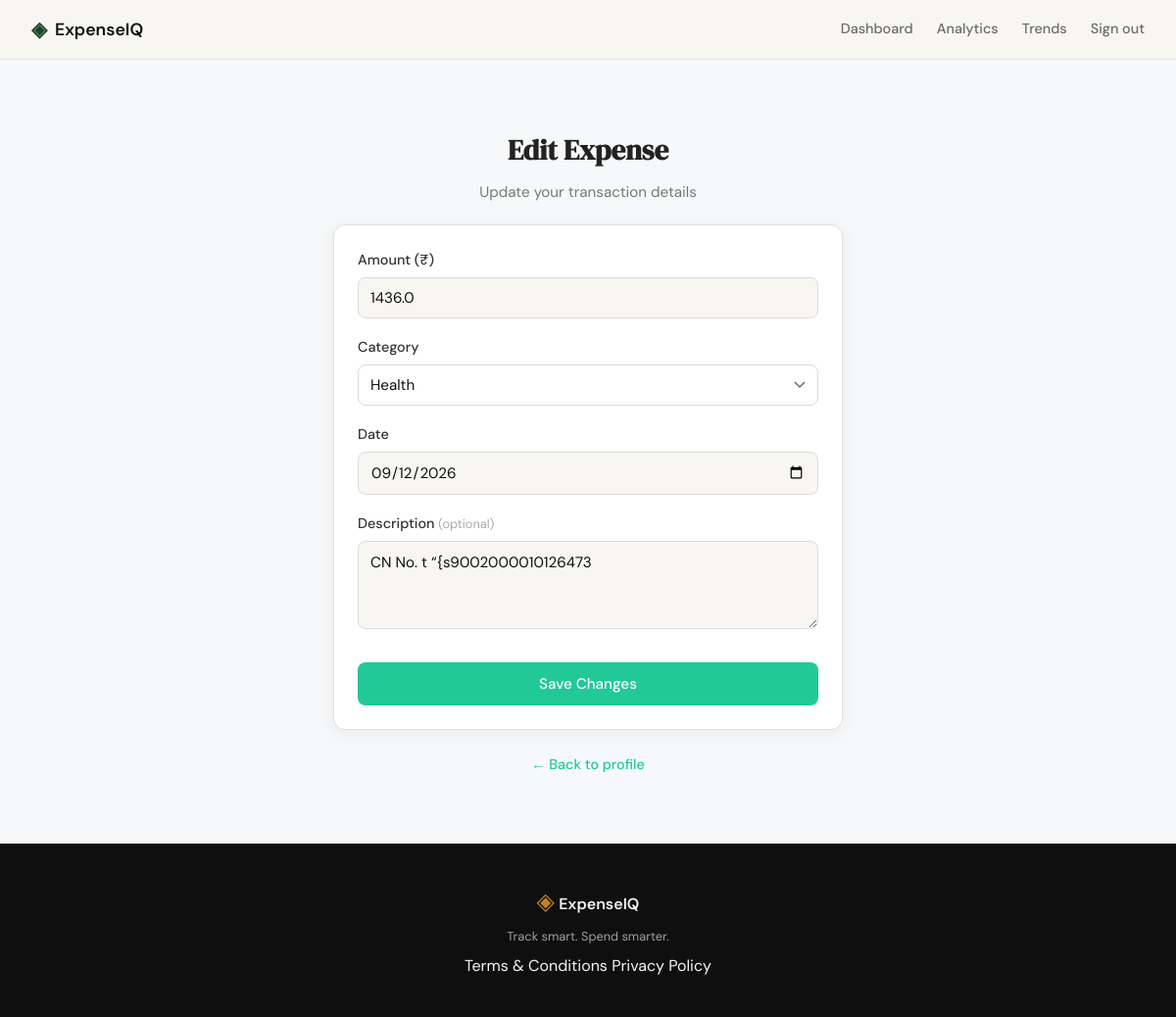
The page /expenses/59/edit (signed in) on the database its author committed.
### tables this page shows
CREATE TABLE expenses (
            id          INTEGER PRIMARY KEY AUTOINCREMENT,
            user_id     INTEGER NOT NULL REFERENCES users(id),
            amount      REAL    NOT NULL,
            category    TEXT    NOT NULL,
            date        TEXT    NOT NULL,
            description TEXT,
            created_at  TEXT    DEFAULT (datetime('now'))
        );

### routes/expenses.py (the view, shortened to what this page needs)
@expense_bp.route("/expenses/<int:id>/edit", methods=["GET", "POST"])
def edit_expense(id):
    if not session.get("user_id"):
        return redirect(url_for("auth.login"))
    expense = get_expense_by_id(id, session["user_id"])
    if expense is None:
        abort(404)
    if request.method == "GET":
        return render_template(
            "edit_expense.html",
            expense=expense,
            categories=CATEGORIES,
            form={}
        )

### database/db.py (called while the page is built)
def get_db():
    conn = sqlite3.connect(DB_PATH)
    conn.row_factory = sqlite3.Row
    conn.execute("PRAGMA foreign_keys = ON")
    return conn

### database/queries.py (called while the page is built)
def get_expense_by_id(expense_id, user_id):
    conn = get_db()
    row = conn.execute(
        "SELECT id, amount, category, date, description "
        "FROM expenses WHERE id = ? AND user_id = ?",
        (expense_id, user_id),
    ).fetchone()
    conn.close()
    if row is None:
        return None
    return {
        "id": row["id"],
        "amount": row["amount"],
        "category": row["category"],
        "date": row["date"],
        "description": row["description"] or "",
    }

### templates/edit_expense.html (shortened to what this page needs)
{% extends "base.html" %}
{% block head %}
<link rel="stylesheet" href="{{ url_for('static', filename='css/add_expense.css') }}">
{% endblock %}
{% block content %}
<section class="auth-section">
    <div class="auth-container">
        <div class="auth-header">
            <h1 class="auth-title">Edit Expense</h1>
            <p class="auth-subtitle">Update your transaction details</p>
        </div>
        <div class="auth-card">
            <form method="POST" action="{{ url_for('expenses.edit_expense', id=expense.id) }}">
                <div class="form-group">
                    <label for="amount">Amount (₹)</label>
                    <input type="number" id="amount" name="amount"
                           class="form-input"
                           step="0.01" min="0.01"
                           value="{{ form.get('amount', expense.amount) }}"
                           required autofocus>
                </div>
                <div class="form-group">
                    <label for="category">Category</label>
                    {% set selected_cat = form.get('category', expense.category) %}
                    <select id="category" name="category" class="form-input form-select" required>
                        {% for c in categories %}
                        <option value="{{ c }}" {% if selected_cat == c %}selected{% endif %}>{{ c }}</option>
                        {% endfor %}
                    </select>
                </div>
                <div class="form-group">
                    <label for="date">Date</label>
                    <input type="date" id="date" name="date"
                           class="form-input"
                           value="{{ form.get('date', expense.date) }}"
                           required>
                </div>
                <div class="form-group">
                    <label for="description">Description <span class="field-optional">(optional)</span></label>
                    <textarea id="description" name="description"
                              class="form-input form-textarea"
                              maxlength="200">{{ form.get('description', expense.description) }}</textarea>
                </div>
                <button type="submit" class="btn-submit">Save Changes</button>
            </form>
        </div>
        <p class="auth-switch">
            <a href="{{ url_for('profile') }}">← Back to profile</a>
        </p>
    </div>
</section>
{% endblock %}

### static/css/style.css (style rules this page uses)
:root { --ink: #0f0f0f; --ink-soft: #2d2d2d; --ink-muted: #6b6b6b; --ink-faint: #a0a0a0; --paper: #f7f6f3; --paper-warm: #f0ede6; --paper-card: #ffffff; --accent: #1a472a; --accent-light: #e8f0eb; --accent-2: #c17f24; --accent-2-light: #fdf3e3; --danger: #c0392b; --danger-light: #fdecea; --border: #e4e1da; --border-soft: #eeebe4; --font-display: 'DM Serif Display', Georgia, serif; --font-body: 'DM Sans', system-ui, sans-serif; --max-width: 1200px; --auth-width: 440px; --radius-sm: 6px; --radius-md: 12px; --radius-lg: 20px; }
*, *::before, *::after { box-sizing: border-box; margin: 0; padding: 0; }
html { font-size: 16px; scroll-behavior: smooth; }
body { background: var(--paper); color: var(--ink); font-family: var(--font-body); font-size: 1rem; line-height: 1.6; -webkit-font-smoothing: antialiased; }
a { color: inherit; text-decoration: none; }
.auth-section { min-height: calc(100vh - 60px - 100px); display: flex; align-items: center; justify-content: center; padding: 3rem 2rem; }
.auth-container { width: 100%; max-width: var(--auth-width); }
.auth-header { text-align: center; margin-bottom: 2rem; }
.auth-title { font-family: var(--font-display); font-size: 2rem; color: var(--ink); margin-bottom: 0.5rem; }
.auth-subtitle { font-size: 0.9rem; color: var(--ink-muted); }
.auth-card { background: var(--paper-card); border: 1px solid var(--border); border-radius: var(--radius-md); padding: 2rem; margin-bottom: 1.5rem; }
.form-group { margin-bottom: 1.25rem; }
.form-group label { display: block; font-size: 0.85rem; font-weight: 500; color: var(--ink-soft); margin-bottom: 0.4rem; }
.form-input { width: 100%; padding: 0.6rem 0.875rem; border: 1px solid var(--border); border-radius: var(--radius-sm); font-family: var(--font-body); font-size: 0.95rem; color: var(--ink); background: var(--paper); outline: none; transition: border-color 0.2s; }
.form-input::placeholder { color: var(--ink-faint); }
.btn-submit { width: 100%; padding: 0.7rem; background: var(--ink); color: var(--paper); border: none; border-radius: var(--radius-sm); font-family: var(--font-body); font-size: 0.95rem; font-weight: 500; cursor: pointer; transition: background 0.2s; margin-top: 0.5rem; }
.auth-switch { text-align: center; font-size: 0.875rem; color: var(--ink-muted); }
.auth-switch a { color: var(--accent); font-weight: 500; }

### static/css/add_expense.css (style rules this page uses)
.form-select { appearance: none; background-repeat: no-repeat; background-position: right 0.875rem center; padding-right: 2.5rem; cursor: pointer; }
.form-textarea { resize: vertical; min-height: 80px; font-family: var(--font-body); font-size: 0.9375rem; line-height: 1.5; }
.field-optional { font-size: 0.8125rem; color: var(--ink-faint); font-weight: 400; }
.auth-section { display: flex; justify-content: center; padding: 40px 20px; background: #f6f8f9; min-height: 100vh; }
.auth-container { width: 100%; max-width: 520px; }
.auth-header { text-align: center; margin-bottom: 20px; }
.auth-title { font-size: 1.8rem; font-weight: 600; color: #222; }
.auth-subtitle { font-size: 0.95rem; color: #777; margin-top: 5px; }
.auth-card { background: #fff; padding: 24px; border-radius: 12px; box-shadow: 0 4px 18px rgba(0,0,0,0.06); }
.form-group { margin-bottom: 18px; }
.form-group label { display: block; font-size: 0.9rem; font-weight: 500; margin-bottom: 6px; color: #333; }
.form-input { width: 100%; padding: 10px 12px; border: 1px solid #dcdcdc; border-radius: 8px; font-size: 0.95rem; outline: none; transition: 0.2s; }
.form-select { appearance: none; background: #fff; cursor: pointer; background-repeat: no-repeat; background-position: right 12px center; padding-right: 35px; }
.form-textarea { resize: vertical; min-height: 90px; }
.field-optional { color: #aaa; font-size: 0.8rem; }
.btn-submit { width: 100%; background: #20c997; color: white; border: none; padding: 12px; font-size: 0.95rem; border-radius: 8px; font-weight: 500; cursor: pointer; transition: 0.2s; }
.auth-switch { text-align: center; margin-top: 15px; }
.auth-switch a { font-size: 0.9rem; color: #20c997; text-decoration: none; }

### rows shown on the page
expenses: amount "1436.0", category "Health", date "09/12/2026", description "CN No. t “{s9002000010126473"
